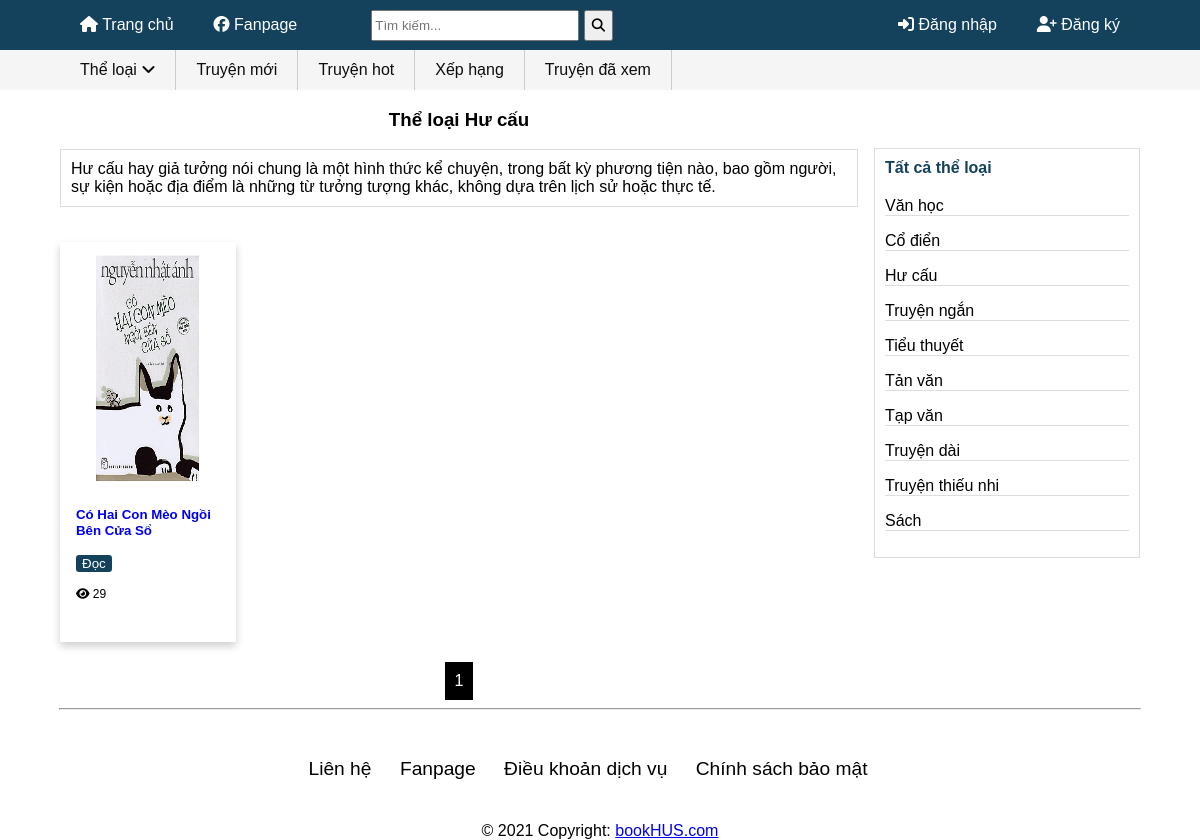
Page /theloai/Hư cấu on the earlier database version.
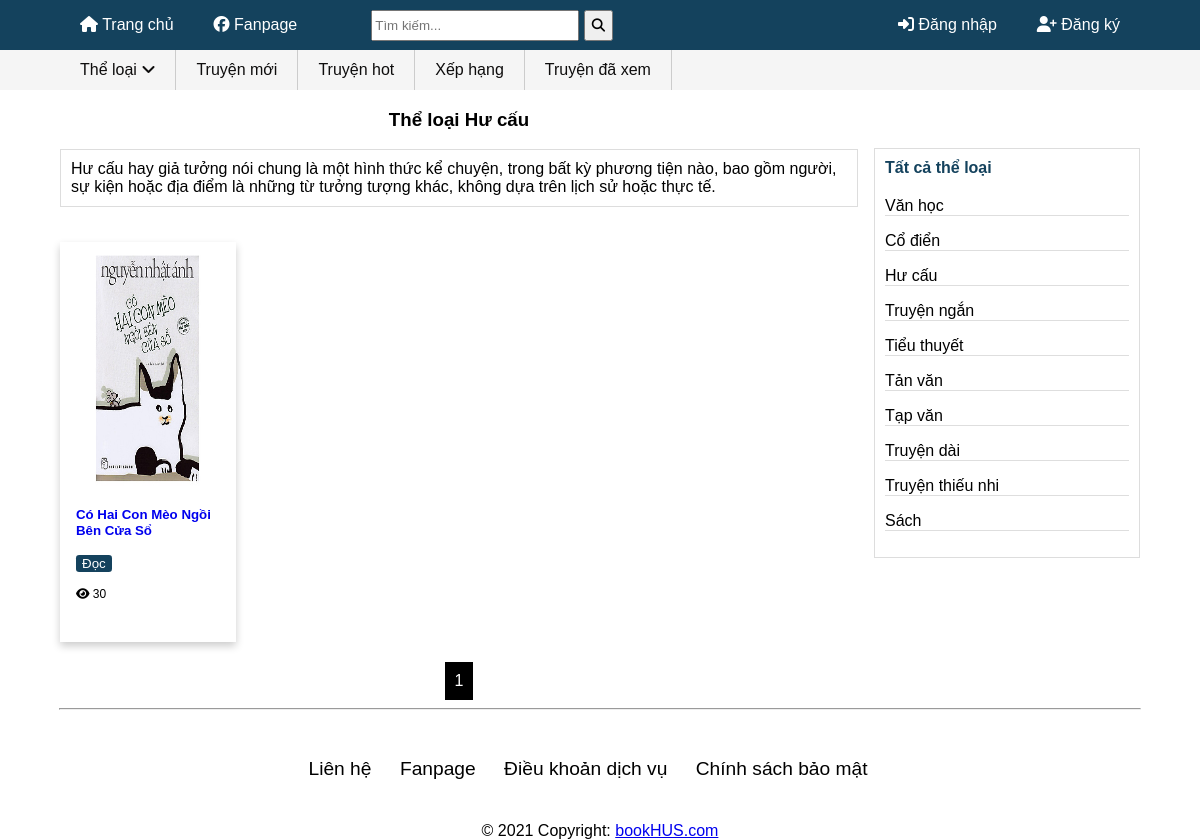
Same page on the later database version.
### home/models.py (models this page shows, shortened)
class Book(models.Model):
    status_choice = ((0,"Đang ra"),(1,"Đã hoàn thành"),(2,"Tạm ngưng"))
    BookName = models.CharField(max_length=100)
    createDate = models.DateTimeField(default=datetime.datetime.now())
    imageBook = models.ImageField(upload_to='image/%Y/%m/%d/',blank=True,null=True)
    author = models.ForeignKey(Author,on_delete=models.CASCADE,default= None,blank=True,null=True)
    category = models.ManyToManyField(Category)
    status = models.IntegerField(choices=status_choice,default=0)
    description = models.TextField(default="Đang cập nhật",max_length = 2000)
    click = models.IntegerField(default=0)

### home/views.py (the view)
# urls.py: path('theloai/<name>',views.TheLoai,name='theloai'),
def TheLoai(request,name): #Lọc theo thể loại
    category = Category.objects.get(name=name)
    Bookcate = category.book_set.all()
    cate = Category.objects.all()
    paginator = Paginator(Bookcate, 8)
    pageNumber = request.GET.get('page')
    try:
        book = paginator.page(pageNumber)
    except PageNotAnInteger:
        book = paginator.page(1)
    except EmptyPage:
        book = paginator.page(paginator.num_pages)
    contex = {'bookcate':book,'cate':cate,'category':category}
    return render(request,'theloai.html',contex)

### home/templates/theloai.html (shortened to what this page needs)
{% extends 'base.html' %}
{% load static %}
{% block content%}
<div id="main">
    <div id="left">
        <h3 class="text-center">
            Thể loại <strong>{{ category.name}}</strong>
        </h3>
        <div class="description">
            <div class="des">{{category.description}}</div>
        </div>
        <div class="card-group">
            {% for i in bookcate %}
            <div class="card">
                <a href="{% url 'chap' i.id %}"><img src="{{i.imageBook.url}}" alt="Avatar" style="width:100%"></a>
                <div class="container">
                    <h5><b><a class="chitiet2" href="{% url 'chap' i.id %}">{{i.BookName}}</a></b></h5>
                    <p><button><a class="chitiet" href="{% url 'chap' i.id %}">Đọc</a></button></p>
                    <span class="view">
                        <i class="fas fa-eye"></i> {{i.click}}
                    </span>
                </div>
            </div>
            {% endfor %}
        </div>
        <div class="center">
            <div class="buttons">
                {% for object in bookcate.paginator.page_range %}
                {% if bookcate.number == object %}
                <button class="item" style="background-color:black"><a class="page-link"
                                                                         href="?page={{ forloop.counter }}">
                    {{ forloop.counter }}</i></a></button>
                {% else %}
                <button class="item"><a class="page-link" href="?page={{ forloop.counter }}">
                    {{ forloop.counter }}</i></a></button>
                {% endif %}
                {% endfor %}
            </div>
        </div>
    </div>
    <div id="right-theloai">
        <div class="box">
            <div class="content">
                <h3 class="module-title"><b>Tất cả thể loại</b></h3>
                <ul class="nav">
                    {% for i in cate %}
                    <li>
                        <a target="_self" href="{% url 'theloai' i.name %}">{{ i.name }}</a>
                    </li>
                    {% endfor %}
                </ul>
            </div>
        </div>
    </div>
</div>
{% endblock %}

Differences in the rows shown:
changed Book "Có Hai Con Mèo Ngồi Bên Cửa Sổ": click "29" → "30"
